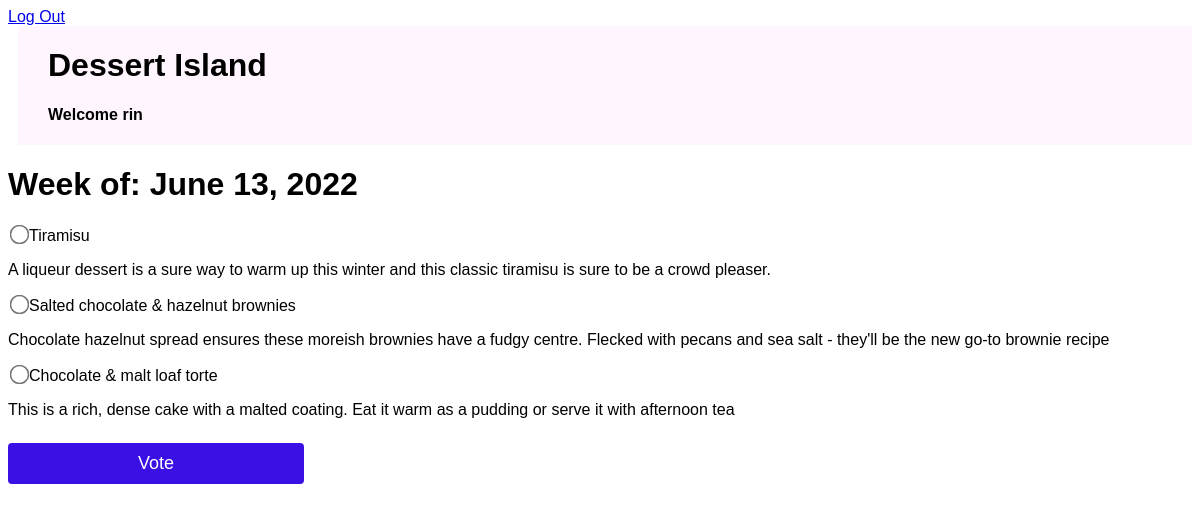
The app's page /polls/1/ (signed in) with its own data.
### weeklydessert/models.py (models this page shows, shortened)
class Week(models.Model):
    pub_date = models.DateTimeField("date published")
    def start_of_week(self):
        today = datetime.date.today()
        start_of_week = today + datetime.timedelta(days=-today.weekday(), weeks=1)
        return start_of_week

class Choice(models.Model):
    week = models.ForeignKey(Week, on_delete=models.CASCADE)
    dessert_choice = models.CharField(max_length=200)
    dessert_details = models.CharField(max_length=200)
    votes = models.IntegerField(default=0)

### weeklydessert/views.py (the view)
# urls.py: path("polls/<int:pk>/", views.DetailsView.as_view(), name="detail"),
class DetailsView(LoginRequiredMixin, DetailView):
    model = Week
    template_name = "detail.html"

### weeklydessert/templates/detail.html (shortened to what this page needs)
{% extends 'header.html' %}
{% block content %}
{% load static %}
<link rel="stylesheet" type="text/css" href="{% static 'weeklydessert/detail.css' %}">
<h1>Week of: {{ week.start_of_week }}</h1>
<form action="{% url 'vote' week.id %}" method="post">
    {% for choice in week.choice_set.all %}
        <input type='radio' name="choice" id="choice{{ forloop.counter }}" value="{{ choice.id }}"
        <label for="choice{{ forloop.counter }}">{{ choice.dessert_choice }}</label><br>
        <p>{{ choice.dessert_details }}</p>
    {% endfor %}
<input type="submit" value="Vote">
</form>
{% endblock %}

### weeklydessert/templates/header.html (shortened to what this page needs)
{% load static %}
<link rel="stylesheet" type="text/css" href="{% static 'weeklydessert/header.css' %}">
<a class="logout_button" href="{% url 'logout' %}">Log Out</a>
<div class="header">
    <div class="header-content">
        <h1 class="header-title">Dessert Island</h1>
        {% if user.username %}
        <h4 class="header-greet">Welcome {{ user.username }}</h4>
        {% endif %}
    </div>
</div>
{% block content %}
{% endblock %}

### weeklydessert/static/weeklydessert/header.css (style rules this page uses)
.header { display: flex; flex-direction: row; background-color: #FFF5FF; margin-left: 10px; }
.header-title { margin-bottom: 0; }
.header-content { display: flex; flex-direction: column; margin-left: 30px; align-items: center; justify-content: center; }
.header-greet { width: 100%; }

### weeklydessert/static/weeklydessert/detail.css (style rules this page uses)
input[type=radio] { -ms-transform: scale(1.5); -webkit-transform: scale(1.5); transform: scale(1.5); }
input[type=submit] { background-color: #3A10E5; color: white; padding: 10px 14px; margin: 8px 0; border: none; border-radius: 4px; cursor: pointer; width: 25%; font-size: 18px; }

### records on screen
Week: start_of_week "June 13, 2022"
Choice: dessert_choice "Tiramisu", dessert_details "A liqueur dessert is a sure way to warm up this winter and this classic tiramisu is sure to be a crowd pleaser."
Choice: dessert_choice "Salted chocolate & hazelnut brownies", dessert_details "Chocolate hazelnut spread ensures these moreish brownies have a fudgy centre. Flecked with pecans and sea salt - they'll be the new go-to brownie recipe"
Choice: dessert_choice "Chocolate & malt loaf torte", dessert_details "This is a rich, dense cake with a malted coating. Eat it warm as a pudding or serve it with afternoon tea"

### other values on screen
{{ user.username }} "rin"
